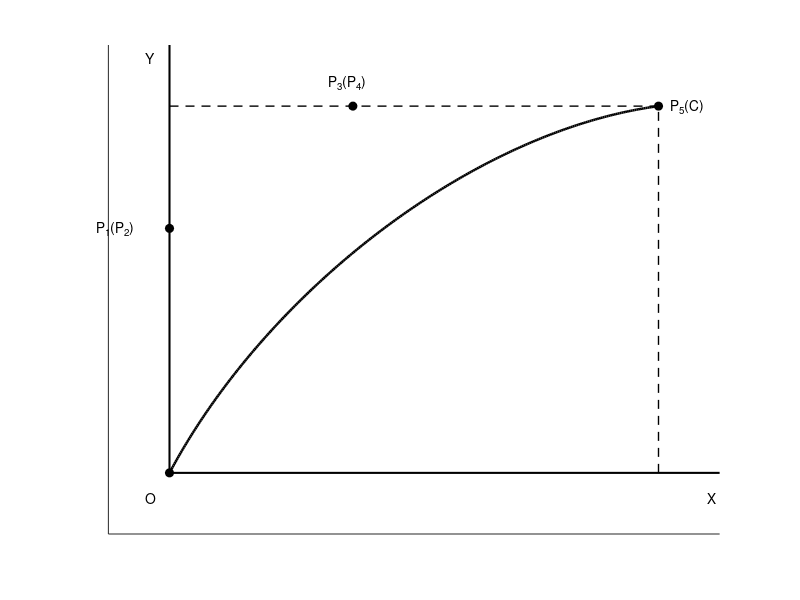

Source code (MATLAB):
clc; clear; close all;

%% ===== 控制点 =====
P0 = [0, 0];
P1 = [0, 2];
P3 = [1.5, 3];
P5 = [4, 3];

% 中间控制点（用于构造平滑曲线）
P2 = [0.8, 1.5];
P4 = [2.5, 2.8];

%% ===== 三次Bezier示意曲线 =====
t = linspace(0,1,300)';
B = (1-t).^3 .* P0 + ...
    3*(1-t).^2 .* t .* P2 + ...
    3*(1-t) .* t.^2 .* P4 + ...
    t.^3 .* P5;

%% ===== 绘图 =====
figure; hold on; axis equal;

% 去除刻度和边框
set(gca,'xtick',[],'ytick',[]);
box off;

% 坐标轴
plot([0 4.5],[0 0],'k','LineWidth',1.5);
plot([0 0],[0 3.5],'k','LineWidth',1.5);

% 虚线辅助线
plot([0 P5(1)],[P5(2) P5(2)],'k--','LineWidth',1);
plot([P5(1) P5(1)],[0 P5(2)],'k--','LineWidth',1);

% 曲线
plot(B(:,1), B(:,2),'k','LineWidth',1.8);

% 控制点
plot(P0(1),P0(2),'ko','MarkerFaceColor','k');
plot(P1(1),P1(2),'ko','MarkerFaceColor','k');
plot(P3(1),P3(2),'ko','MarkerFaceColor','k');
plot(P5(1),P5(2),'ko','MarkerFaceColor','k');

% 文字标注（无数字）
% text(P0(1)-0.2,P0(2)-0.2,'P_0(B)');
text(P1(1)-0.6,P1(2),'P_1(P_2)');
text(P3(1)-0.2,P3(2)+0.2,'P_3(P_4)');
text(P5(1)+0.1,P5(2),'P_5(C)');
text(-0.2,3.4,'Y');
text(4.4,-0.2,'X');
text(-0.2,-0.2,'O');

xlim([-0.5 4.5]);
ylim([-0.5 3.5]);
